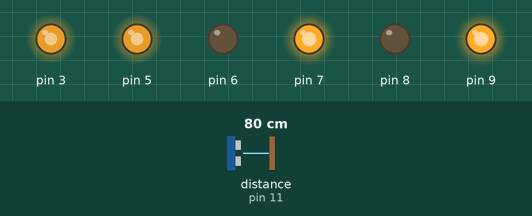
This sketch was run on a simulated Arduino Uno, built with avr-gcc and run on an emulated ATmega328P. Shown: output pins drawn as LEDs (lit = HIGH). Wiring (inferred from the names in the program): ultrasonic range finder: trigger pin 12; echo pin 11. Dashed ring = blinking. The inputs (shaded band) are chosen by the test bench; at power-on: distance to the obstacle (sensor on pin 11) 80 cm. The echo pulse lasts 58.3 µs per cm; pins used as bus, display or sensor lines are not drawn.

Above: at 1.2 s.
1.3 s: distance to the obstacle (sensor on pin 11) set to 12 cm
2.8 s: distance to the obstacle (sensor on pin 11) set to 9 cm
At 5.2 s:
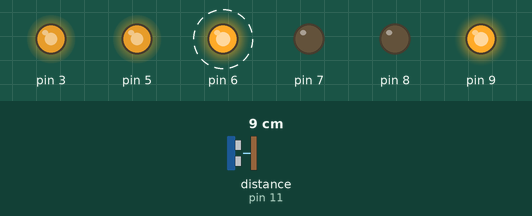
5.8 s: distance to the obstacle (sensor on pin 11) set to 18 cm
At 6.4 s:
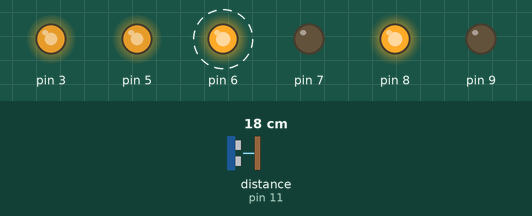
8.8 s: distance to the obstacle (sensor on pin 11) set to 2 cm
At 9.2 s:
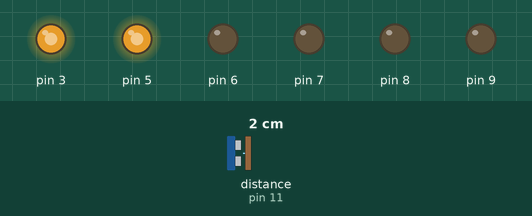
Timing chart, 0 to 12.8 s (numbered marks = the images above; inputs shaded):
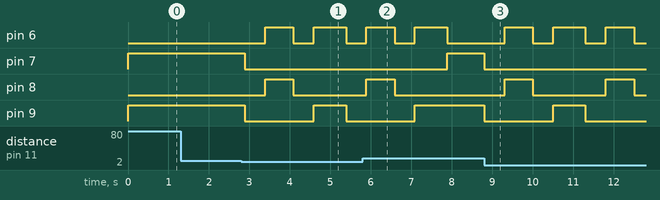

Measured:
- the behaviour switches between 11 and 10 cm on distance to the obstacle (sensor on pin 11) (found by bisection; images 0 and 1)
- after the input at 1.3 s, every drawn part: stays the same
- after the input at 2.8 s, pin 6: alternates HIGH for 0.75 s and LOW for 0.50 s, starting after 0.59 s; pin 7: HIGH → LOW after 0.09 s; pin 8: LOW → HIGH after 0.59 s, → LOW 0.70 s later; pin 9: HIGH → LOW after 0.09 s, → HIGH 1.7 s later, → LOW 0.80 s later
- after the input at 5.8 s, pin 7: LOW → HIGH after 2.1 s; pin 8: goes on until 6.6 s, then stays LOW; pin 9: goes on until 7.1 s, then stays HIGH
- after the input at 8.8 s, pin 6: alternates HIGH for 0.70 s and LOW for 0.50 s, starting after 0.50 s; pin 7: HIGH → LOW at once; pin 8: alternates HIGH for 0.70 s and LOW for 1.8 s, starting after 0.50 s; pin 9: HIGH → LOW at once, → HIGH 1.7 s later, → LOW 0.80 s later

The sketch:

sketch_dec4b.ino
```cpp
#define FORWARD  1
#define BACKWARD 2
#define RELEASE  3

#define TRIG_PIN  12
#define ECHO_PIN  11
#define MAX_DISTANCE 200

class DCMotor {
public:
    DCMotor(uint8_t pinA, uint8_t pinB, uint8_t pinC);
    void run(uint8_t);
    void setSpeed(uint8_t);
private:
    uint8_t motorA, motorB, speedPin;
};

DCMotor::DCMotor(uint8_t pinA, uint8_t pinB, uint8_t pinC) {
    motorA = pinA;
    motorB = pinB;
    speedPin = pinC;
    pinMode(motorA, OUTPUT);
    pinMode(motorB, OUTPUT);
    pinMode(speedPin, OUTPUT);
}

void DCMotor::run(uint8_t key) {
    switch (key) {
    case FORWARD:
        digitalWrite(motorA, HIGH);
        digitalWrite(motorB, LOW);
        break;
    case BACKWARD:
        digitalWrite(motorA, LOW);
        digitalWrite(motorB, HIGH);
        break;
    case RELEASE:
        digitalWrite(motorA, LOW);
        digitalWrite(motorB, LOW);
        break;
    default:
        return;
    }
}

void DCMotor::setSpeed(uint8_t speed) {
    analogWrite(speedPin, speed);
}

DCMotor motor1(7, 6, 5);
DCMotor motor2(9, 8, 3);
int speed = 200;

void setup() {
    Serial.begin(9600);
    pinMode(TRIG_PIN, OUTPUT);
    pinMode(ECHO_PIN, INPUT);

    motor1.setSpeed(speed);
    motor2.setSpeed(speed);


}

float getDistance() {
    digitalWrite(TRIG_PIN, LOW);
    delayMicroseconds(2);
    digitalWrite(TRIG_PIN, HIGH);
    delayMicroseconds(10);
    digitalWrite(TRIG_PIN, LOW);

    float duration = pulseIn(ECHO_PIN, HIGH);
    return (duration * 0.0343) / 2; // 거리 계산 (cm)
}

void loop() {
    float distance = getDistance();
    motor1.run(FORWARD);
    motor2.run(FORWARD);
    if (distance > 0 && distance <= 10) {
        motor1.run(RELEASE);
        motor2.run(RELEASE);
        delay(500);

        motor1.run(BACKWARD);
        motor2.run(BACKWARD);
        delay(700);

        motor1.run(RELEASE);
        motor2.run(RELEASE);
        delay(500);

        motor1.run(BACKWARD);
        motor2.run(FORWARD);
        delay(700);
    }

    delay(100);
}
```
